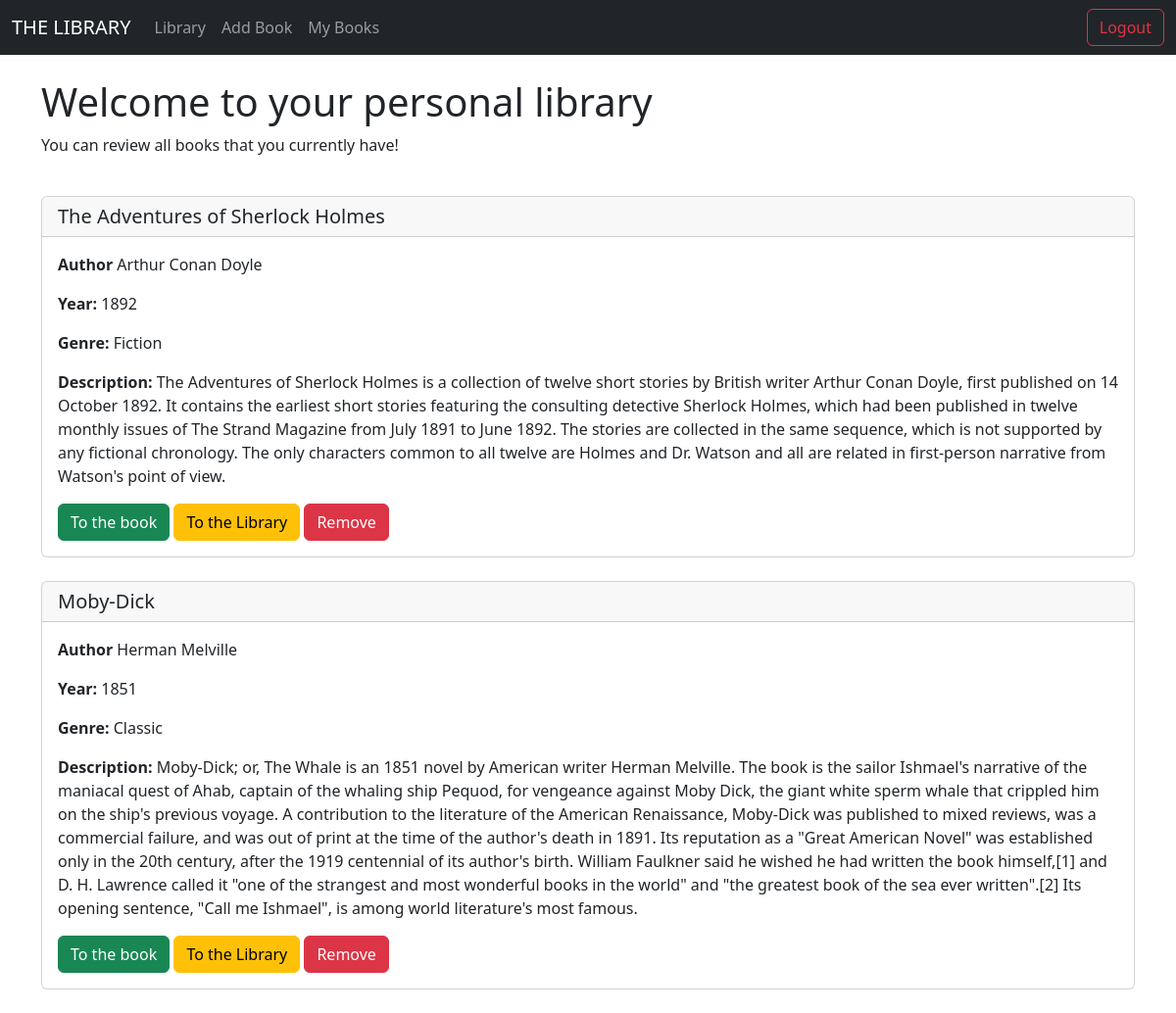
Page /mybooks (signed in) on the earlier database version.
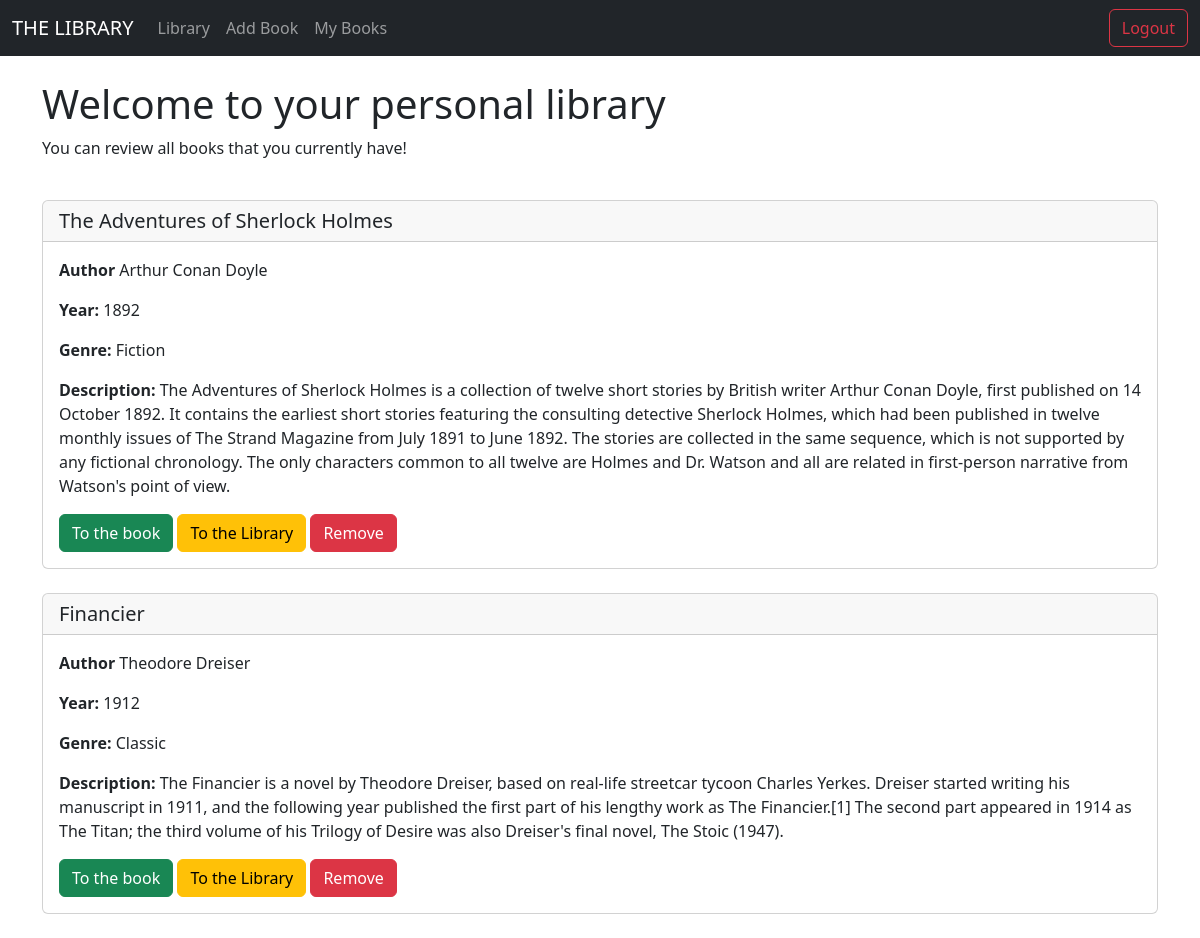
Same page on the later database version.
### models/db_models.py (models this page shows)
class Library(db.Model):
    id = db.Column(db.Integer, primary_key=True)
    user_id = db.Column(db.Integer, db.ForeignKey("users.id"))
    book_id = db.Column(db.Integer, db.ForeignKey("book.id"))

class Book(db.Model):
    id = db.Column(db.Integer, primary_key=True)
    title = db.Column(db.String(100), nullable=False, unique=False)
    author_name = db.Column(db.String(100), nullable=False, unique=False)
    author_surname = db.Column(db.String(100), nullable=True, unique=False)
    year = db.Column(db.String(100), nullable=False, unique=False)
    genre = db.Column(db.String(50), nullable=False, unique=False)
    description = db.Column(db.Text)
    reviews = db.relationship("Review", backref='reviewed_book')
    reader = db.relationship("Library", backref='stored_book')

### main.py (the view)
@app.route('/mybooks', methods = ['GET', 'POST'])
@login_required
def my_books():
    all_books = Library.query.filter_by(user_id=current_user.id)
    return render_template("mybooks.html", all_books=all_books)

### main.py (called while the page is built)
@login_manager.user_loader
def load_user(user_id):
    return Users.query.get(int(user_id))

### templates/mybooks.html (shortened to what this page needs)
{% extends 'base.html'%}
{% block content %}
<br>
{% if current_user.is_authenticated %}
<h1>Welcome to your personal library</h1>
<p>You can review all books that you currently have!</p>
<br>
{% for book in all_books %}
    <div class="card">
      <h5 class="card-header"> {{book.stored_book.title}} </h5>
      <div class="card-body">
          <p class="card-text"><strong>Author</strong> {{book.stored_book.author_name}} {{book.stored_book.author_surname}}</p>
          <p class="card-text"><strong>Year:</strong> {{book.stored_book.year}}</p>
          <p class="card-text"><strong>Genre:</strong> {{book.stored_book.genre}}</p>
          <p class="card-text"><strong>Description:</strong> {{book.stored_book.description}}</p>
          <a href={{url_for('book', id=book.stored_book.id)}}  class="btn btn-success">To the book</a>
          <a href={{url_for('home')}}  class="btn btn-warning">To the Library</a>
          <a href={{url_for('remove_from_library', id=book.stored_book.id)}}  class="btn btn-danger">Remove</a>
      </div>
    </div>
<br>
{% endfor %}
{% endif %}
{% endblock %}

### templates/base.html (shortened to what this page needs)
<!doctype html>
<html lang="en">
  <head>
    <link href="https://cdn.jsdelivr.net/npm/bootstrap@5.3.0-alpha1/dist/css/bootstrap.min.css" rel="stylesheet">
  </head>
  <body>
  {% include "navbar.html" %}
  <div class="container">
    {%block content%}
    {% endblock %}
  </div>
  </body>
</html>

### templates/navbar.html (shortened to what this page needs)
<nav class="navbar navbar-expand-lg bg-dark navbar-dark">
  <div class="container-fluid">
    <a class="navbar-brand" href="{{url_for('home')}}">THE LIBRARY</a>
    <div class="collapse navbar-collapse" id="navbarSupportedContent">
      <ul class="navbar-nav me-auto mb-2 mb-lg-0">
        <li class="nav-item">
          <a class="nav-link" aria-current="page" href="{{url_for('home')}}">Library</a>
        </li>
        <li class="nav-item dropdown">
          <a class="nav-link" href="{{url_for('addbook')}}">Add Book</a>
        </li>
        <li class="nav-item">
          <a class="nav-link" href="{{url_for('my_books')}}">My Books</a>
        </li>
      </ul>
      <ul class="nav justify-content-end">
      <li class="nav-item">
        {%if current_user.is_authenticated %}
        <a href="{{url_for('logout')}}"><button class="btn btn-outline-danger" type="submit">Logout</button></a>
        {% else %}
        <a href="{{url_for('login')}}"><button class="btn btn-outline-light" type="submit">Login</button></a>
        <a href="{{url_for('signup')}}"><button type="button" class="btn btn-outline-warning">Sign-up</button></a>
        {% endif %}
      </li>
      </ul>
    </div>
  </div>
</nav>

Differences in the rows shown:
removed Library: stored_book "Moby-Dick", stored_book.author_name "Herman", stored_book.author_surname "Melville", stored_book.year "1851", stored_book.genre "Classic", stored_book.description "Moby-Dick; or, The Whale is an 1851 novel by American writer Herman Melville. The book is the sailor Ishmael's narrative of the maniacal quest of Ahab, captain of the whaling ship Pequod, for vengeance against Moby Dick, the giant white sperm whale that crippled him on the ship's previous voyage. A contribution to the literature of the American Renaissance, Moby-Dick was published to mixed reviews, was a commercial failure, and was out of print at the time of the author's death in 1891. Its reputation as a \"Great American Novel\" was established only in the 20th century, after the 1919 centennial of its author's birth. William Faulkner said he wished he had written the book himself,[1] and…"
added Library: stored_book "Financier", stored_book.author_name "Theodore", stored_book.author_surname "Dreiser", stored_book.year "1912", stored_book.genre "Classic", stored_book.description "The Financier is a novel by Theodore Dreiser, based on real-life streetcar tycoon Charles Yerkes. Dreiser started writing his manuscript in 1911, and the following year published the first part of his lengthy work as The Financier.[1] The second part appeared in 1914 as The Titan; the third volume of his Trilogy of Desire was also Dreiser's final novel, The Stoic (1947)."
